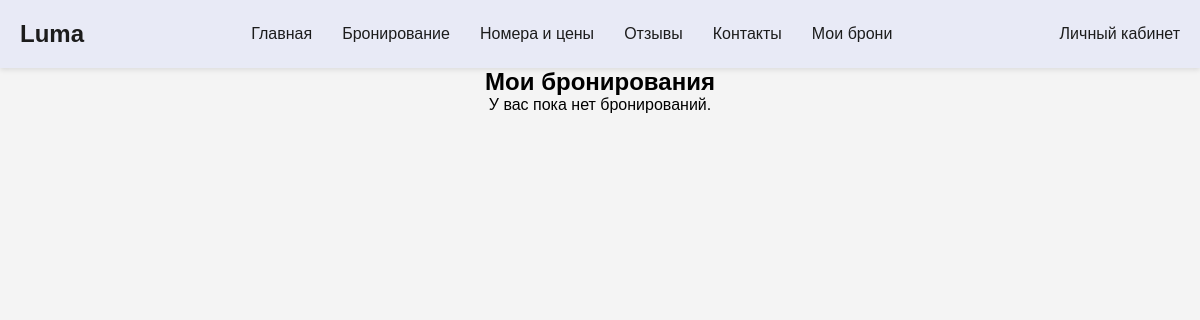
Page /my-bookings/ (signed in) on the earlier database version.
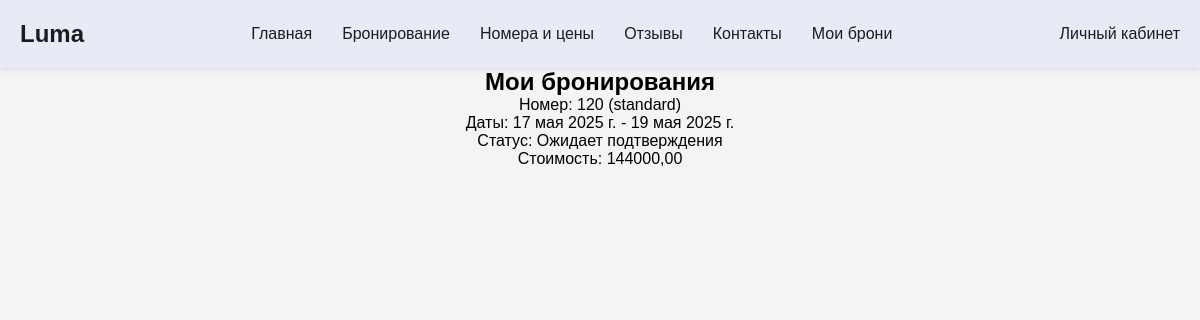
Same page on the later database version.
### booking/models.py (models this page shows, shortened)
class Booking(models.Model):
    STATUS_CHOICES = [
        ('pending', 'Ожидает подтверждения'),
        ('confirmed', 'Подтверждено'),
        ('cancelled', 'Отменено'),
    ]
    user = models.ForeignKey(User, on_delete=models.CASCADE, verbose_name="Пользователь")
    room = models.ForeignKey(Room, on_delete=models.CASCADE, verbose_name="Номер")
    check_in_date = models.DateField(verbose_name="Дата заезда")
    check_out_date = models.DateField(verbose_name="Дата выезда")
    total_price = models.DecimalField(max_digits=10, decimal_places=2, verbose_name="Итоговая стоимость")
    status = models.CharField(max_length=20, choices=STATUS_CHOICES, default='pending', verbose_name="Статус")
    created_at = models.DateTimeField(auto_now_add=True, verbose_name="Дата создания")
    guest_count = models.PositiveIntegerField(verbose_name="Количество гостей")
    special_requests = models.TextField(blank=True, null=True, verbose_name="Особые пожелания")
    class Meta:
        verbose_name = "Бронирование"
        verbose_name_plural = "Бронирования"

class Room(models.Model):
    room_number = models.CharField(max_length=10, unique=True, verbose_name="Номер комнаты")
    room_type = models.ForeignKey(RoomType, on_delete=models.CASCADE, verbose_name="Тип номера")
    price_per_night = models.DecimalField(max_digits=10, decimal_places=2, verbose_name="Цена за ночь")
    capacity = models.PositiveIntegerField(verbose_name="Вместимость")
    description = models.TextField(verbose_name="Описание")
    is_available = models.BooleanField(default=True, verbose_name="Доступен")
    image = models.ImageField(upload_to='rooms/', blank=True, null=True, verbose_name="Изображение номера")
    class Meta:
        verbose_name = "Номер"
        verbose_name_plural = "Номера"

class RoomType(models.Model):
    name = models.CharField(max_length=100, verbose_name="Название типа номера")
    description = models.TextField(verbose_name="Описание")
    base_price = models.DecimalField(max_digits=10, decimal_places=2, verbose_name="Базовая цена за ночь")
    capacity = models.PositiveIntegerField(verbose_name="Вместимость")
    image = models.ImageField(upload_to='room_types/', blank=True, null=True, verbose_name="Изображение типа номера")
    class Meta:
        verbose_name = "Тип номера"
        verbose_name_plural = "Типы номеров"

### booking/views.py (the view)
# urls.py: path('my-bookings/', views.my_bookings_view, name='my_bookings'),
@login_required
def my_bookings_view(request):
    bookings = Booking.objects.filter(user=request.user).order_by('-created_at')
    return render(request, 'my_bookings.html', {'bookings': bookings})

### booking/templates/my_bookings.html (shortened to what this page needs)
{% load static %}
<!DOCTYPE html>
<html lang="ru">
<head>
    <link rel="stylesheet" href="{% static 'styles.css' %}">
</head>
<body>
    <header>
        <div class="logo">Luma</div>
        <nav>
            <ul>
                <li><a href="{% url 'home' %}">Главная</a></li>
                <li><a href="{% url 'booking' %}">Бронирование</a></li>
                <li><a href="{% url 'room_list' %}">Номера и цены</a></li>
                <li><a href="{% url 'reviews' %}">Отзывы</a></li>
                <li><a href="{% url 'contact' %}">Контакты</a></li>
                <li><a href="{% url 'my_bookings' %}">Мои брони</a></li>
            </ul>
        </nav>
        <div class="user-account">Личный кабинет</div>
    </header>
    <main>
        <section class="bookings-section">
            <h2>Мои бронирования</h2>
            {% if bookings %}
                <ul>
                {% for booking in bookings %}
                    <li>
                        Номер: {{ booking.room.room_number }} ({{ booking.room.room_type.name }})<br>
                        Даты: {{ booking.check_in_date }} - {{ booking.check_out_date }}<br>
                        Статус: {{ booking.get_status_display }}<br>
                        Стоимость: {{ booking.total_price }}<br>
                    </li>
                {% endfor %}
                </ul>
            {% else %}
                <p>У вас пока нет бронирований.</p>
            {% endif %}
        </section>
    </main>
</body>
</html>

Differences in the rows shown:
added Booking: room.room_number "120", room.room_type.name "standard", check_in_date "17 мая 2025 г.", check_out_date "19 мая 2025 г.", status "Ожидает подтверждения", total_price "144000,00"
Other differences:
text no longer shown: "У вас пока нет бронирований."
